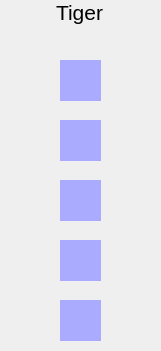
   <widget class="QWidget" name="rippedGoatsField" native="true">
    <property name="geometry">
     <rect>
      <x>640</x>
      <y>15</y>
      <width>161</width>
      <height>351</height>
     </rect>
    </property>
    <widget class="QLabel" name="title_01">
     <property name="geometry">
      <rect>
       <x>56</x>
       <y>-3</y>
       <width>60</width>
       <height>31</height>
      </rect>
     </property>
     <property name="font">
      <font>
       <pointsize>16</pointsize>
      </font>
     </property>
     <property name="text">
      <string>Tiger</string>
     </property>
    </widget>
    <widget class="QWidget" name="rippedGoat_00" native="true">
     <property name="geometry">
      <rect>
       <x>60</x>
       <y>60</y>
       <width>41</width>
       <height>41</height>
      </rect>
     </property>
     <property name="styleSheet">
      <string notr="true">.QWidget{	
	background-color: rgb(170, 170, 255);
}</string>
     </property>
    </widget>
    <widget class="QWidget" name="rippedGoat_01" native="true">
     <property name="geometry">
      <rect>
       <x>60</x>
       <y>120</y>
       <width>41</width>
       <height>41</height>
      </rect>
     </property>
     <property name="styleSheet">
      <string notr="true">.QWidget{	
	background-color: rgb(170, 170, 255);
}</string>
     </property>
    </widget>
    <widget class="QWidget" name="rippedGoat_02" native="true">
     <property name="geometry">
      <rect>
       <x>60</x>
       <y>180</y>
       <width>41</width>
       <height>41</height>
      </rect>
     </property>
     <property name="styleSheet">
      <string notr="true">.QWidget{	
	background-color: rgb(170, 170, 255);
}</string>
     </property>
    </widget>
    <widget class="QWidget" name="rippedGoat_03" native="true">
     <property name="geometry">
      <rect>
       <x>60</x>
       <y>240</y>
       <width>41</width>
       <height>41</height>
      </rect>
     </property>
     <property name="styleSheet">
      <string notr="true">.QWidget{	
	background-color: rgb(170, 170, 255);
}</string>
     </property>
    </widget>
    <widget class="QWidget" name="rippedGoat_04" native="true">
     <property name="geometry">
      <rect>
       <x>60</x>
       <y>300</y>
       <width>41</width>
       <height>41</height>
      </rect>
     </property>
     <property name="styleSheet">
      <string notr="true">.QWidget {
	background-color: rgb(170, 170, 255);
}</string>
     </property>
    </widget>
   </widget>
